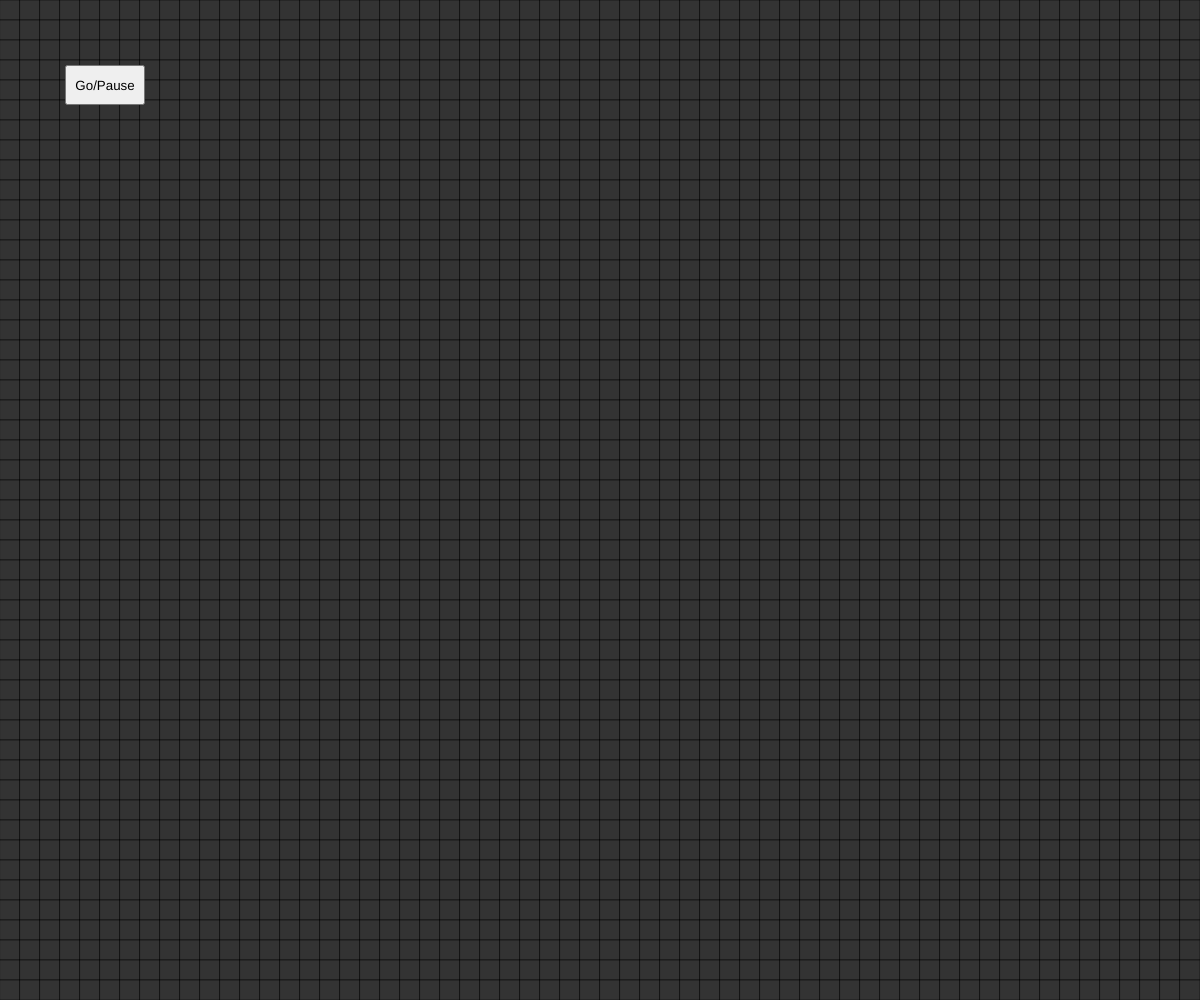
Frame 1 (no input)
Frame 60 (no input): identical to frame 1, image omitted
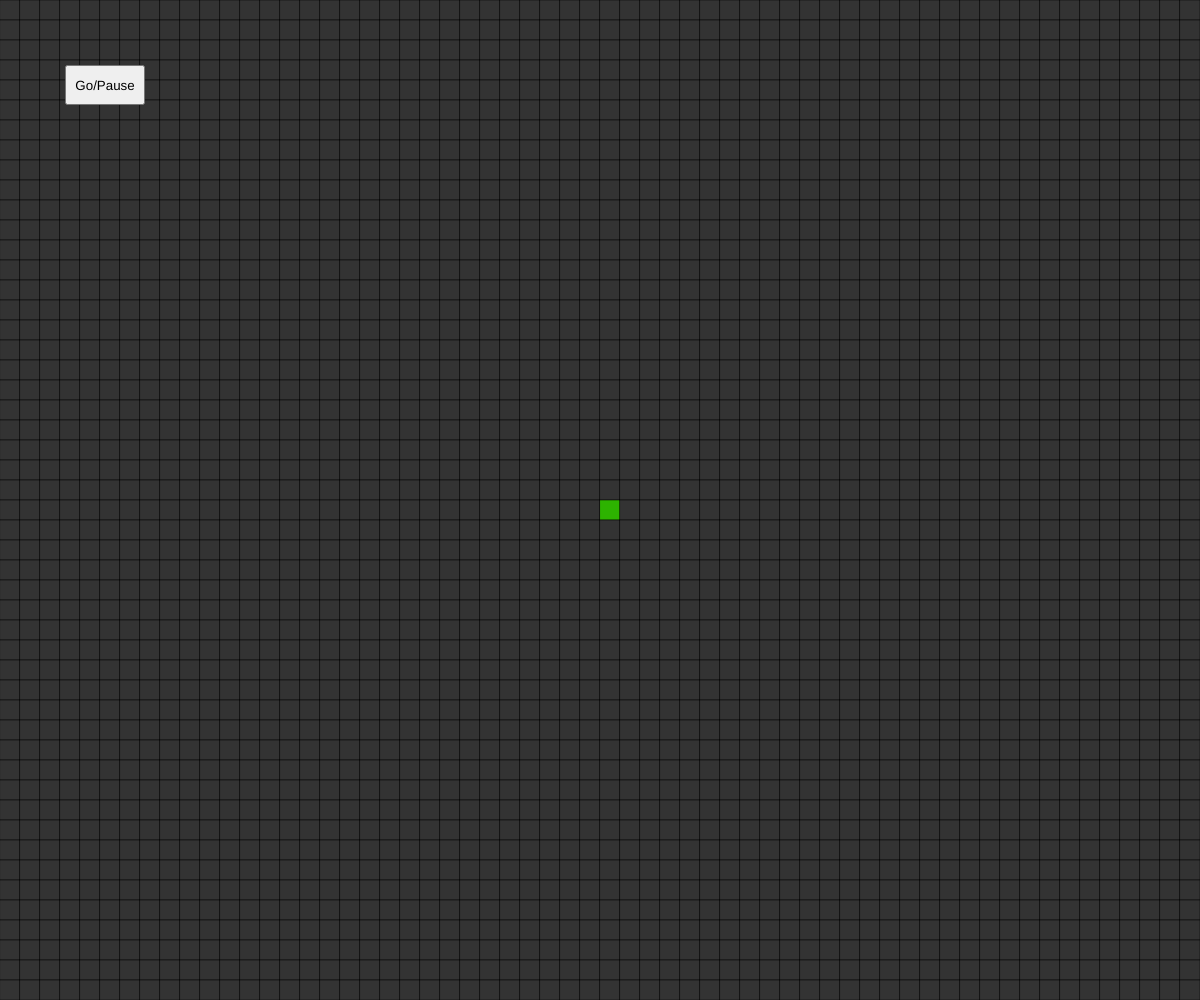
Frame 120 (the mouse pressed at the canvas centre since frame 60)

The p5.js sketch that drew these frames (run headless with seeded random() and noise() and a simulated clock; from frame 60 on, the mouse is pressed at the canvas centre):

// p5.js sketch
// ── sketch.js
var w = window.innerWidth;
var h = window.innerHeight;
var oset = 20;
var grid = [];
var button;
var sim;
var xs;
var ys;
var ipr;


function setup() {
    createCanvas(w, h);
    frameRate(30);
    button = createButton('Go/Pause');
    button.position(65, 65);
    button.size(oset * 4, oset * 2);
    button.mousePressed(function() {
        if (sim) {
            sim = false;
        } else {
            sim = true;
        }
    });

    xs = floor(w / oset);
    ys = floor(h / oset);

    for (var y = 0; y < ys; y++) {
        for (var x = 0; x < xs; x++) {
            var ind = x + y * (xs);
            grid[ind] = new Cell(x * oset, y * oset, oset, false);
        }
    }

    for (var y = 0; y < ys; y++) {
        for (var x = 0; x < xs; x++) {
            var ind = x + y * (xs);
            if (x == 0 || y == 0 || x == xs - 1 || y == ys - 1) {
                for (var i = 0; i < 8; i++) {
                    grid[ind].nCells[i] = grid[ind];
                }
            } else {

                grid[ind].nCells[0] = grid[ind - 1];
                grid[ind].nCells[1] = grid[ind + 1];
                grid[ind].nCells[2] = grid[x + (y - 1) * (xs)];
                grid[ind].nCells[3] = grid[x + (y + 1) * (xs)];
                grid[ind].nCells[4] = grid[x - 1 + (y - 1) * (xs)];
                grid[ind].nCells[5] = grid[x + 1 + (y - 1) * (xs)];
                grid[ind].nCells[6] = grid[x - 1 + (y + 1) * (xs)];
                grid[ind].nCells[7] = grid[x + 1 + (y + 1) * (xs)];
            }
        }
    }
}

function mousePressed() {
    var ind = floor(mouseX / oset) + floor(mouseY / oset) * (xs);
    if (ind < grid.length) {
        grid[ind].val = grid[ind].val ? false : true;
        //grid[ind].pressed = true;
    }
}

function mouseDragged() {
    var ind = floor(mouseX / oset) + floor(mouseY / oset) * (xs);
    if (ind < grid.length && !grid[ind].pressed) {
        grid[ind].val = grid[ind].val ? false : true;
        grid[ind].pressed = true;
    }
}

function mouseReleased() {
    for (var i = 0; i < grid.length; i++) {
        grid[i].pressed = false;
    }
}

function draw() {

    background(51);
    for (var y = 0; y < ys; y++) {
        for (var x = 0; x < xs; x++) {
            var ind = x + y * (xs);
            grid[ind].update();
        }
    }
    if (sim) {
        for (var y = 0; y < ys; y++) {
            for (var x = 0; x < xs; x++) {
                var ind = x + y * (xs);
                grid[ind].calc();
            }
        }
        for (var y = 0; y < ys; y++) {
            for (var x = 0; x < xs; x++) {
                var ind = x + y * (xs);
                grid[ind].live();
            }
        }
    }
    //console.log(grid);
}
// ── Cell.js
var Cell = function(x, y, ofs, val) {
    this.x = x;
    this.y = y;
    this.val = val;
    this.os = ofs;
    this.nCells = [];
    this.pval = val;
    this.pressed = false;

    this.calc = function() {
        this.pval = this.val
        var c = 0;
        for (var i = 0; i < 8; i++) {
            c = this.nCells[i].val ? c + 1 : c;
        }
        if (this.val) {
            if (c < 2 || c > 3) {
                this.pval = false;
            }
        } else {
            if (c == 3) {
                this.pval = true;
            }
        }
    }

    this.live = function() {
        this.val = this.pval;
    }

    this.update = function() {

        if (this.val) {
            fill(45, 179, 0);
        } else {
            fill(51);
        }
        strokeWeight(0.5);
        stroke(0);
        //quad(x, y, x + ofs, y, x + ofs, y + ofs, x, y + ofs);
        rect(x, y, ofs, ofs);
    }

}
